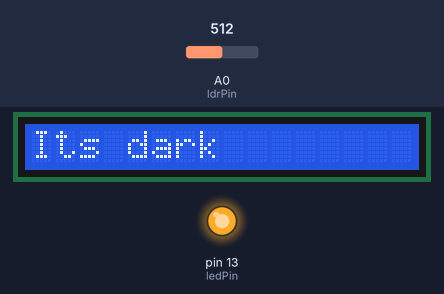
The sketch below on a simulated Arduino Uno, built with avr-gcc and run on an emulated ATmega328P. Parts: 16×1 character LCD, output pins drawn as LEDs (lit = HIGH). The inputs (shaded band) are chosen by the test bench; at power-on: A0 (ldrPin) = 512. What the sketch prints to the serial monitor is not drawn.

Above: at 1.2 s.
1.3 s: A0 (ldrPin) set to 215
5.0 s: A0 (ldrPin) set to 184
At 6.4 s:
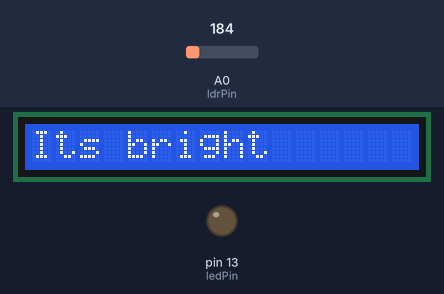
8.0 s: A0 (ldrPin) set to 210
At 8.4 s:
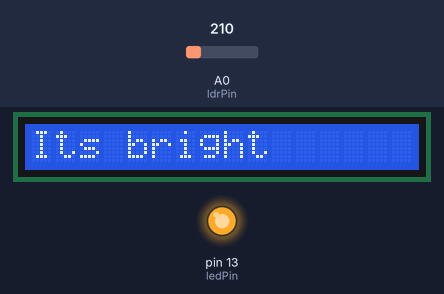
11.0 s: A0 (ldrPin) set to 0
At 11.4 s:
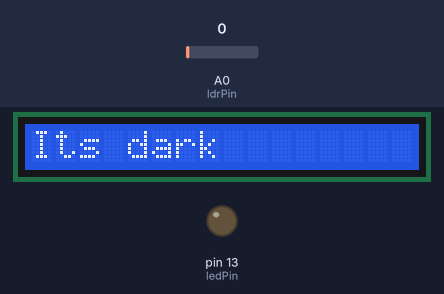
14.0 s: A0 (ldrPin) set to 306
At 15.0 s:
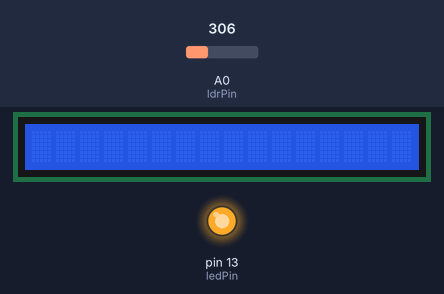
17.6 s: A0 (ldrPin) set to 190
At 19.0 s:
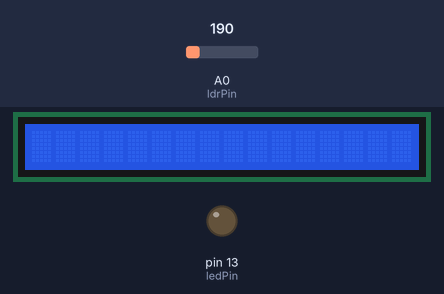
Timing chart, 0 to 20.6 s (numbered marks = the images above; inputs shaded):
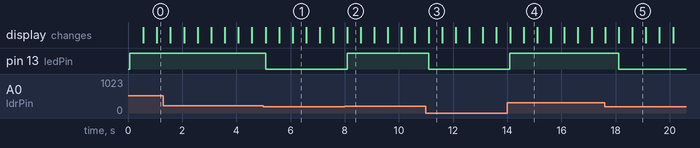

Measured:
- the behaviour switches between 201 and 200 on A0 (ldrPin) (found by bisection; images 0 and 1)
- after the input at 5.0 s, pin 13 (ledPin): HIGH → LOW after 0.08 s; the display: changes after 0.08 s (image 1)
- after the input at 8.0 s, pin 13 (ledPin): LOW → HIGH after 0.09 s
- after the input at 11.0 s, pin 13 (ledPin): HIGH → LOW after 0.09 s
- after the input at 14.0 s, pin 13 (ledPin): LOW → HIGH after 0.10 s
- after the input at 17.6 s, pin 13 (ledPin): HIGH → LOW after 0.51 s
- what the display in image 1 shows lasts 0.5 s, from 6.1 s to 6.6 s

The sketch:

LDR_WITH_LCD.ino
```cpp
#include <LiquidCrystal.h>
const int rs = 12, en = 11, d4 = 5, d5 = 4, d6 = 3, d7 = 2;
const int ledPin = 13;
const int ldrPin = A0;

LiquidCrystal lcd(rs, en, d4, d5, d6, d7);

void setup() {
  Serial.begin(9600);
  // set up the LCD's number of columns and rows:
  lcd.begin(16, 1);;
  pinMode(ledPin, OUTPUT);
pinMode(ldrPin, INPUT);
}

void loop() {
  int ldrStatus = analogRead(ldrPin);

if (ldrStatus <= 200) {

digitalWrite(ledPin, LOW);
lcd.print("Its bright      ");
  lcd.display();
  delay(500);
   lcd.noDisplay();
  delay(500);
Serial.print("Its bright, Turn on the LED : ");
Serial.println(ldrStatus);

}
else {

digitalWrite(ledPin, HIGH);
lcd.print("Its dark        ");
  lcd.display();
  delay(500);
   lcd.noDisplay();
  delay(500);
Serial.print("It dark, Turn off the LED : ");

Serial.println(ldrStatus);

}

}
```
